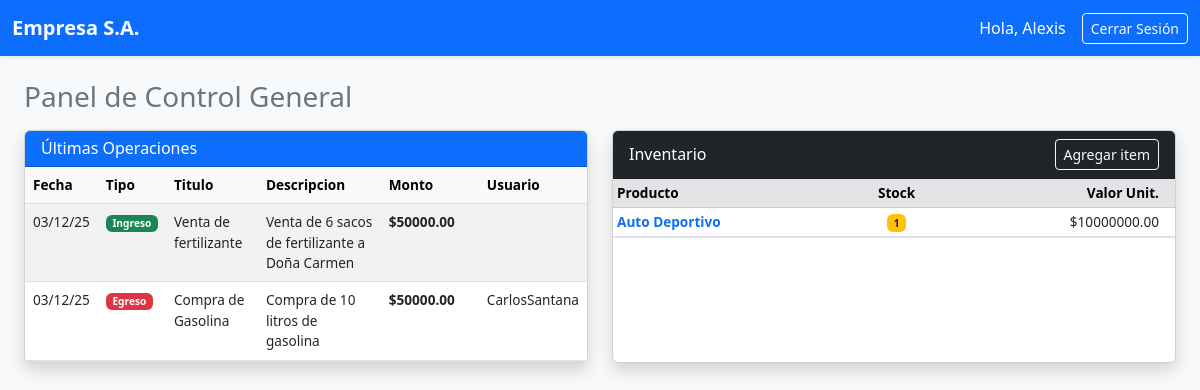
Page / (signed in) on the earlier database version.
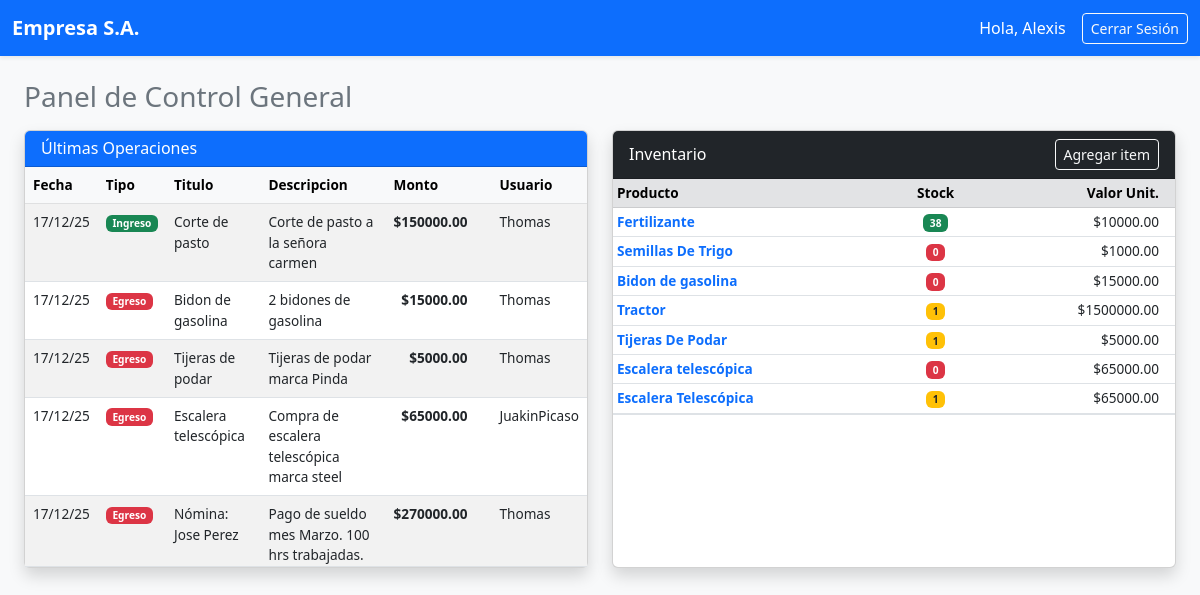
Same page on the later database version.
### contabilidad/models.py (models this page shows, shortened)
class Ingreso(models.Model):
    titulo = models.CharField(max_length=100)
    descripcion = models.TextField(blank=True)
    monto = models.PositiveIntegerField()
    fecha = models.DateField(auto_now_add=True)
    operacional_noperacional = models.CharField(
        max_length=20,
        default='Operacional',
        choices=[
            ('Operacional', 'Operacional'),
            ('No Operacional', 'No Operacional')
        ],
        verbose_name="Tipo de Ingreso"
    )
    creado_por = models.ForeignKey(User, on_delete=models.SET_NULL, null=True)
    creado_por_nombre_fijo = models.CharField(max_length=150, null=True, blank=True)
    cliente_link = models.ForeignKey(Cliente, on_delete=models.SET_NULL, null=True, blank=True, verbose_name="Seleccionar Cliente")
    activo = models.BooleanField(default=True)

class Egreso(models.Model):
    titulo = models.CharField(max_length=100)
    descripcion = models.TextField(blank=True)
    costo = models.PositiveIntegerField()
    costo_gasto = models.CharField(
        max_length=20,
        default='Costo',
        choices=[
            ('Costo', 'Costo'),
            ('Gasto', 'Gasto')
        ],
        verbose_name="Tipo de Egreso"
    )
    numero_factura = models.PositiveIntegerField(default=0)
    fecha = models.DateField(auto_now_add=True)
    creado_por = models.ForeignKey(User, on_delete=models.SET_NULL, null=True)
    creado_por_nombre_fijo = models.CharField(max_length=150, null=True, blank=True)
    activo = models.BooleanField(default=True)

class InventarioItem(models.Model):
    nombre = models.CharField(max_length=100)
    descripcion = models.TextField(blank=True)
    precio = models.PositiveIntegerField()
    cantidad = models.PositiveIntegerField(
        default=0,
        verbose_name="Cantidad en Stock"
    )
    fecha_ingreso = models.DateField(auto_now_add=True)
    numero_factura = models.CharField(max_length=50)
    creado_por = models.ForeignKey(User, on_delete=models.SET_NULL, null=True)
    creado_por_nombre_fijo = models.CharField(max_length=150, null=True, blank=True)
    activo = models.BooleanField(default=True)

### contabilidad/views.py (the view)
# urls.py: path('', views.dashboard, name='dashboard'),
@login_required
def dashboard(request):
    usuario = request.user
    profile = request.user.profile
    es_admin = usuario.groups.filter(name='Administrador').exists() or usuario.is_superuser
    es_contador = usuario.groups.filter(name='Contador').exists()
    es_almacenista = usuario.groups.filter(name='Almacenista').exists()
    solicitudes = None
    ultimas_operaciones = []
    inventario_completo = []
    logs_auditoria = []
    if es_admin:
        solicitudes = PasswordResetRequest.objects.filter(atendido=False)
        logs_auditoria = AuditoriaMovimiento.objects.all().order_by('-fecha_cambio')
    if es_admin or es_contador or es_almacenista:
        ingresos = Ingreso.objects.filter(activo=True).order_by('-fecha')
        egresos = Egreso.objects.filter(activo=True).order_by('-fecha')
        for i in ingresos:
            i.tipo = 'Ingreso'
            i.monto_visual = i.monto
            i.fecha_orden = i.fecha
        for e in egresos:
            e.tipo = 'Egreso'
            e.monto_visual = e.costo
            e.fecha_orden = e.fecha
        ultimas_operaciones = sorted(
            chain(ingresos, egresos),
            key=attrgetter('fecha_orden'),
            reverse=True
        )
        inventario_completo = InventarioItem.objects.all().filter(activo=True).order_by('-fecha_ingreso')
    context = {
        'es_admin': es_admin,
        'es_contador': es_contador,
        'es_almacenista': es_almacenista,
        'nombre_usuario': usuario.first_name or usuario.username,
        'solicitudes': solicitudes,
        'ultimas_operaciones': ultimas_operaciones,
        'inventario': inventario_completo,
        'auditorias': logs_auditoria
    }
    return render(request, 'dashboard.html', context)

### contabilidad/templates/dashboard.html (shortened to what the changed rows need)
<!DOCTYPE html>
<html lang="es">
<head>
    <link href="https://cdn.jsdelivr.net/npm/bootstrap@5.3.0/dist/css/bootstrap.min.css" rel="stylesheet">
</head>
<body class="bg-light">
    <div class="container-fluid px-4">
        <div class="row">
            <div class="col-lg-6 mb-4">
                <div class="card shadow h-100">
                    <div class="card-body p-0">
                        <div class="table-responsive tabla-scroll-container">
                            <table class="table table-striped table-hover mb-0" style="font-size: 0.85rem;">
                                <thead class="table-light sticky-top">
                                    <tr>
                                        <th>Fecha</th>
                                        <th>Tipo</th>
                                        <th>Titulo</th>
                                        <th>Descripcion</th>
                                        <th>Monto</th>
                                        <th>Usuario</th>
                                    </tr>
                                </thead>
                                <tbody>
                                    {% for op in ultimas_operaciones %}
                                    <tr>
                                        <td>{{ op.fecha|date:"d/m/y" }}</td>
                                        <td>
                                            {% if op.tipo == 'Ingreso' %}
                                                <span class="badge bg-success">Ingreso</span>
                                            {% else %}
                                                <span class="badge bg-danger">Egreso</span>
                                            {% endif %}
                                        </td>
                                        <td>{{ op.titulo }}</td>
                                        <td>{{ op.descripcion }}</td>
                                        <td class="fw-bold text-end pe-4">${{ op.monto_visual|floatformat:2 }}</td>
                                        <td>{{ op.creado_por.username }}</td>
                                    </tr>
                                    {% empty %}
                                    <tr><td colspan="5" class="text-center p-3 text-muted">No hay movimientos registrados.</td></tr>
                                    {% endfor %}
                                </tbody>
                            </table>
                        </div>
                    </div>
                </div>
            </div>
            <div class="col-lg-6 mb-4">
                <div class="card shadow h-100">
                    <div class="card-body p-0">
                        <div class="table-responsive tabla-scroll-container">
                            <table class="table table-sm table-hover mb-0" style="font-size: 0.85rem;">
                                <thead class="table-secondary sticky-top">
                                    <tr>
                                        <th>Producto</th>
                                        <th class="text-center">Stock</th>
                                        <th class="text-end pe-3">Valor Unit.</th>
                                    </tr>
                                </thead>
                                <tbody>
                                    {% for item in inventario %}
                                    <tr>
                                        <td class="fw-bold text-primary">{{ item.nombre }}</td>
                                        <td class="text-center">
                                            {% if item.cantidad == 0 %}
                                                <span class="badge bg-danger">0</span>
                                            {% elif item.cantidad < 10 %}
                                                <span class="badge bg-warning text-dark">{{ item.cantidad }}</span>
                                            {% else %}
                                                <span class="badge bg-success">{{ item.cantidad }}</span>
                                            {% endif %}
                                        </td>
                                        <td class="text-end pe-3">${{ item.precio|floatformat:2 }}</td>
                                    </tr>
                                    {% empty %}
                                    <tr><td colspan="4" class="text-center p-3 text-muted">El inventario está vacío.</td></tr>
                                    {% endfor %}
                                </tbody>
                            </table>
                        </div>
                    </div>
                </div>
            </div>
        </div>
    </div>
</body>
</html>

Differences in the rows shown:
no longer on this page (row edited): Ingreso: fecha "03/12/25", shows "Ingreso", titulo "Venta de fertilizante", descripcion "Venta de 6 sacos de fertilizante a Doña Carmen", monto_visual "50000.00"
no longer on this page (row edited): Egreso: fecha "03/12/25", shows "Egreso", titulo "Compra de Gasolina", descripcion "Compra de 10 litros de gasolina", monto_visual "50000.00", creado_por.username "CarlosSantana"
removed InventarioItem: nombre "Auto Deportivo", cantidad "1", precio "10000000.00"
added Ingreso: fecha "17/12/25", shows "Ingreso", titulo "Corte de pasto", descripcion "Corte de pasto a la señora carmen", monto_visual "150000.00", creado_por.username "Thomas"
added Egreso: fecha "17/12/25", shows "Egreso", titulo "Bidon de gasolina", descripcion "2 bidones de gasolina", monto_visual "15000.00", creado_por.username "Thomas"
added Egreso: fecha "17/12/25", shows "Egreso", titulo "Tijeras de podar", descripcion "Tijeras de podar marca Pinda", monto_visual "5000.00", creado_por.username "Thomas"
added Egreso: fecha "17/12/25", shows "Egreso", titulo "Escalera telescópica", descripcion "Compra de escalera telescópica marca steel", monto_visual "65000.00", creado_por.username "JuakinPicaso"
added Egreso: fecha "17/12/25", shows "Egreso", titulo "Nómina: Jose Perez", descripcion "Pago de sueldo mes Marzo. 100 hrs trabajadas.", monto_visual "270000.00", creado_por.username "Thomas"
added InventarioItem: nombre "Fertilizante", cantidad "38", precio "10000.00"
added InventarioItem: nombre "Semillas De Trigo", cantidad "0", precio "1000.00"
added InventarioItem: nombre "Bidon de gasolina", cantidad "0", precio "15000.00"
added InventarioItem: nombre "Tractor", cantidad "1", precio "1500000.00"
added InventarioItem: nombre "Tijeras De Podar", cantidad "1", precio "5000.00"
added InventarioItem: nombre "Escalera telescópica", cantidad "0", precio "65000.00"
added InventarioItem: nombre "Escalera Telescópica", cantidad "1", precio "65000.00"
